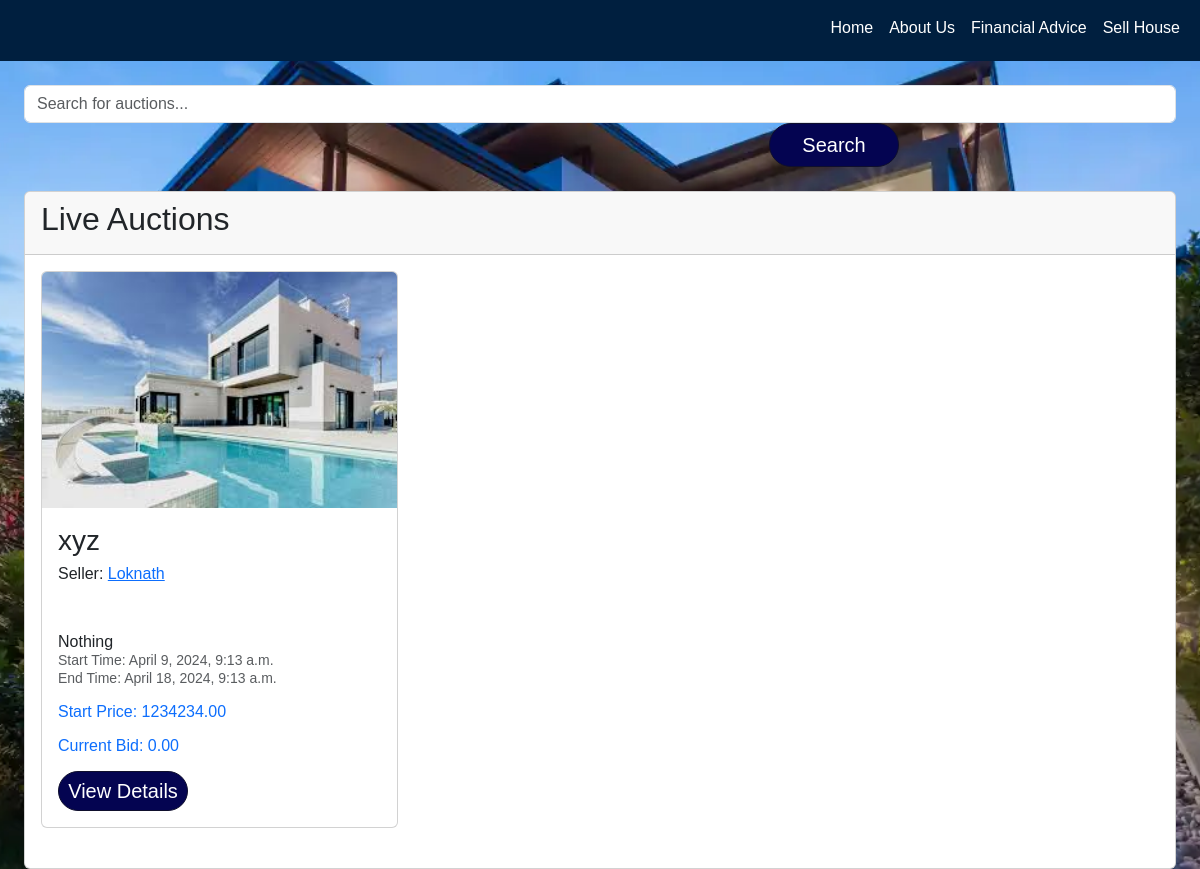
The page /live-auction-items/ on the database its author committed.
### website/models.py (models this page shows, shortened)
class AuctionItem(models.Model):
    title = models.CharField(max_length=255)
    description = models.TextField()
    address = models.CharField(max_length=255)
    start_price = models.DecimalField(max_digits=10, decimal_places=2)
    current_bid = models.DecimalField(max_digits=10, decimal_places=2, default=0.00)
    current_bid_by = models.ForeignKey(User, on_delete=models.CASCADE,null=True, blank=True, related_name='bids_made')
    created_by = models.ForeignKey(User, on_delete=models.CASCADE, related_name='auction_items_created')
    start_time = models.DateTimeField()
    end_time = models.DateTimeField()
    image = models.ImageField(upload_to='auction_item_images/', blank=True, null=True)

### website/views.py (the view)
# urls.py: path('live-auction-items/', views.live_auction_items, name='live_auction_items'),
def live_auction_items(request):
    current_time = timezone.now()
    live_auctions = AuctionItem.objects.filter(start_time__lte=current_time, end_time__gt=current_time)
    return render(request, 'live_auction_items.html', {
        'live_auctions': live_auctions,
    })

### website/templates/live_auction_items.html (shortened to what this page needs)
{% extends 'base.html' %}
{% block content %}
<div class="container mt-4">
    <div class="search-container text-center mb-4">
        <form action="{% url 'website:search_live_auctions' %}" method="GET" class="form-inline">
            <input type="text" class="form-control" placeholder="Search for auctions..." name="query" required>
            <button type="submit" class="btn btn-primary">Search</button>
        </form>
    </div>
    <div class="card-deck">
        <div class="card">
            <div class="card-header">
                <h2>Live Auctions</h2>
            </div>
            <div class="card-body">
                <div class="row">
                    {% for auction in live_auctions %}
                    <div class="col-md-4 mb-4">
                        <div class="card">
                            {% if auction.image %}
                            <img src="{{ auction.image.url }}" alt="{{ auction.title }} Image" class="card-img-top">
                            {% endif %}
                            <div class="card-body">
                                <h3 class="card-title">{{ auction.title }}</h3>
                                <p class="card-text text-dark">Seller: <a href="{% url 'website:seller_profile' seller_id=auction.created_by.buyer_seller.user_id %}">{{ auction.created_by.username }}</a></p>
                                <p class="card-text text-dark mb-0">{{ auction.description|truncatewords:15 }}</p>
                                <p class="card-text mb-3">
                                    <small class="text-muted">
                                        Start Time: <span class="start-time">{{ auction.start_time }}</span><br>
                                        End Time: {{ auction.end_time }}
                                    </small>
                                </p>
                                <p class="card-text font-weight-bold text-primary mb-3">
                                    Start Price: {{ auction.start_price}}<br>
                                </p>
                                <p class="card-text font-weight-bold text-primary mb-3">
                                    Current Bid: {{ auction.current_bid }}</p>
                                <a href="{% url 'website:auction_detail' auction.id %}" class="btn btn-sm btn-primary">View Details</a>
                            </div>
                        </div>
                    </div>
                    {% endfor %}
                </div>
            </div>
        </div>
    </div>
</div>
{% endblock %}

### static/base.css (style rules this page uses)
body { font-family: Arial, sans-serif; background-image: url('background.webp'); background-size: cover; background-position: center; background-repeat: no-repeat; min-height: 100vh; }
.container { max-width: 1200px; margin: 0 auto; }
.container p { color: #ffffff; font: 1em Arial, sans-serif; margin-bottom: 50px; }
.btn { font-size: 20px; color: #fff; background-color: rgb(4, 4, 81); text-decoration: none; border-radius: 5px; transition: all 0.3s ease; }
.btn-primary { width: 130px; border-color: #0f0f2d; border-radius: 30px; margin-right: 8px; }
form button { margin-left: calc(50% - 100px); width: 200px; }

### rows shown on the page
AuctionItem: image (picture), title "xyz", created_by.username "Loknath", description "Nothing", start_time "April 9, 2024, 9:13 a.m.", end_time "April 18, 2024, 9:13 a.m.", start_price "1234234.00", current_bid "0.00"
